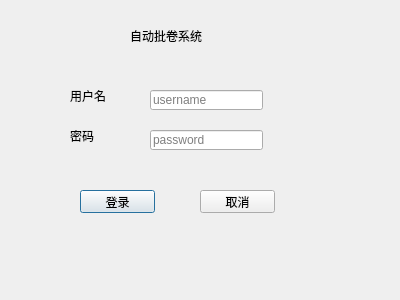
<?xml version="1.0" encoding="UTF-8"?>
<ui version="4.0">
 <class>Dialog</class>
 <widget class="QDialog" name="Dialog">
  <property name="geometry">
   <rect>
    <x>0</x>
    <y>0</y>
    <width>400</width>
    <height>300</height>
   </rect>
  </property>
  <property name="windowTitle">
   <string>Dialog</string>
  </property>
  <widget class="QLabel" name="label">
   <property name="geometry">
    <rect>
     <x>130</x>
     <y>20</y>
     <width>181</width>
     <height>31</height>
    </rect>
   </property>
   <property name="text">
    <string>自动批卷系统</string>
   </property>
  </widget>
  <widget class="QLabel" name="label_2">
   <property name="geometry">
    <rect>
     <x>70</x>
     <y>90</y>
     <width>54</width>
     <height>12</height>
    </rect>
   </property>
   <property name="text">
    <string>用户名</string>
   </property>
  </widget>
  <widget class="QLabel" name="label_3">
   <property name="geometry">
    <rect>
     <x>70</x>
     <y>130</y>
     <width>54</width>
     <height>12</height>
    </rect>
   </property>
   <property name="text">
    <string>密码</string>
   </property>
  </widget>
  <widget class="QLineEdit" name="username">
   <property name="geometry">
    <rect>
     <x>150</x>
     <y>90</y>
     <width>113</width>
     <height>20</height>
    </rect>
   </property>
   <property name="text">
    <string/>
   </property>
   <property name="placeholderText">
    <string>username</string>
   </property>
  </widget>
  <widget class="QLineEdit" name="password">
   <property name="enabled">
    <bool>true</bool>
   </property>
   <property name="geometry">
    <rect>
     <x>150</x>
     <y>130</y>
     <width>113</width>
     <height>20</height>
    </rect>
   </property>
   <property name="text">
    <string/>
   </property>
   <property name="placeholderText">
    <string>password</string>
   </property>
  </widget>
  <widget class="QPushButton" name="pushButton">
   <property name="geometry">
    <rect>
     <x>80</x>
     <y>190</y>
     <width>75</width>
     <height>23</height>
    </rect>
   </property>
   <property name="text">
    <string>登录</string>
   </property>
  </widget>
  <widget class="QPushButton" name="pushButton_2">
   <property name="geometry">
    <rect>
     <x>200</x>
     <y>190</y>
     <width>75</width>
     <height>23</height>
    </rect>
   </property>
   <property name="text">
    <string>取消</string>
   </property>
  </widget>
 </widget>
 <resources/>
 <connections/>
</ui>
